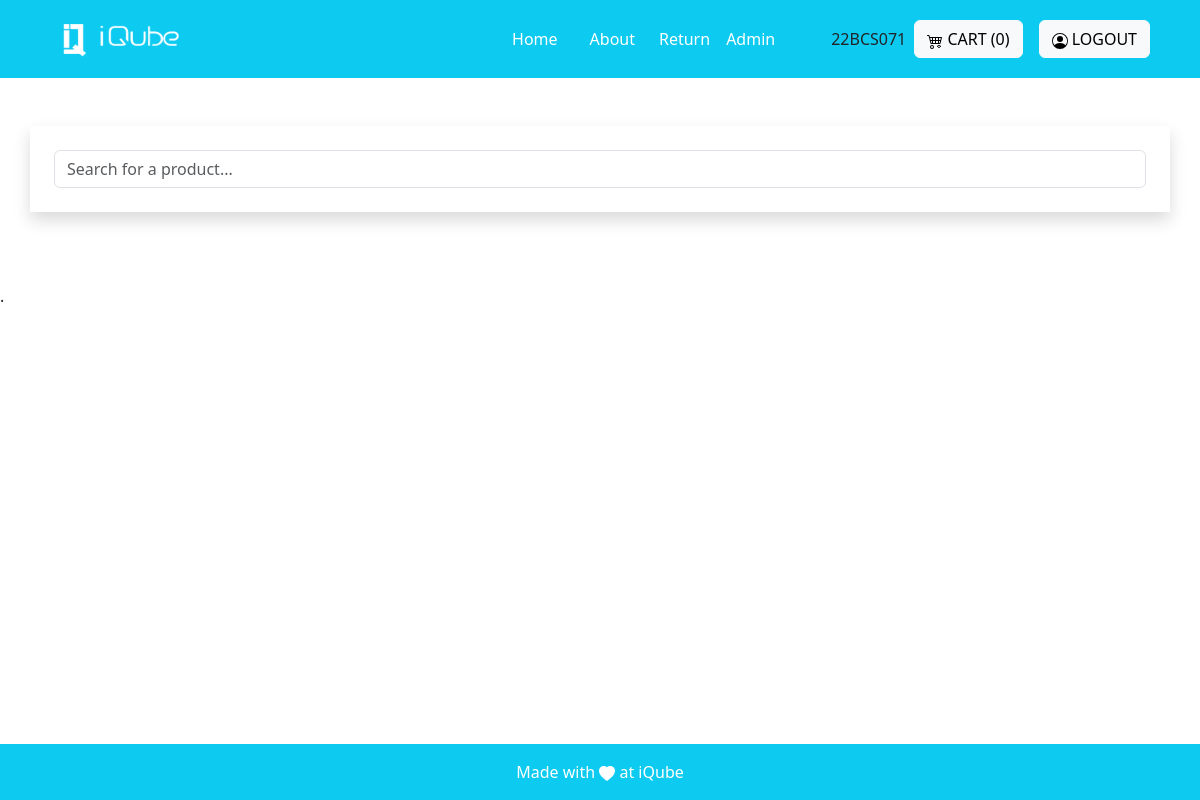
The app's page / (signed in), older data.
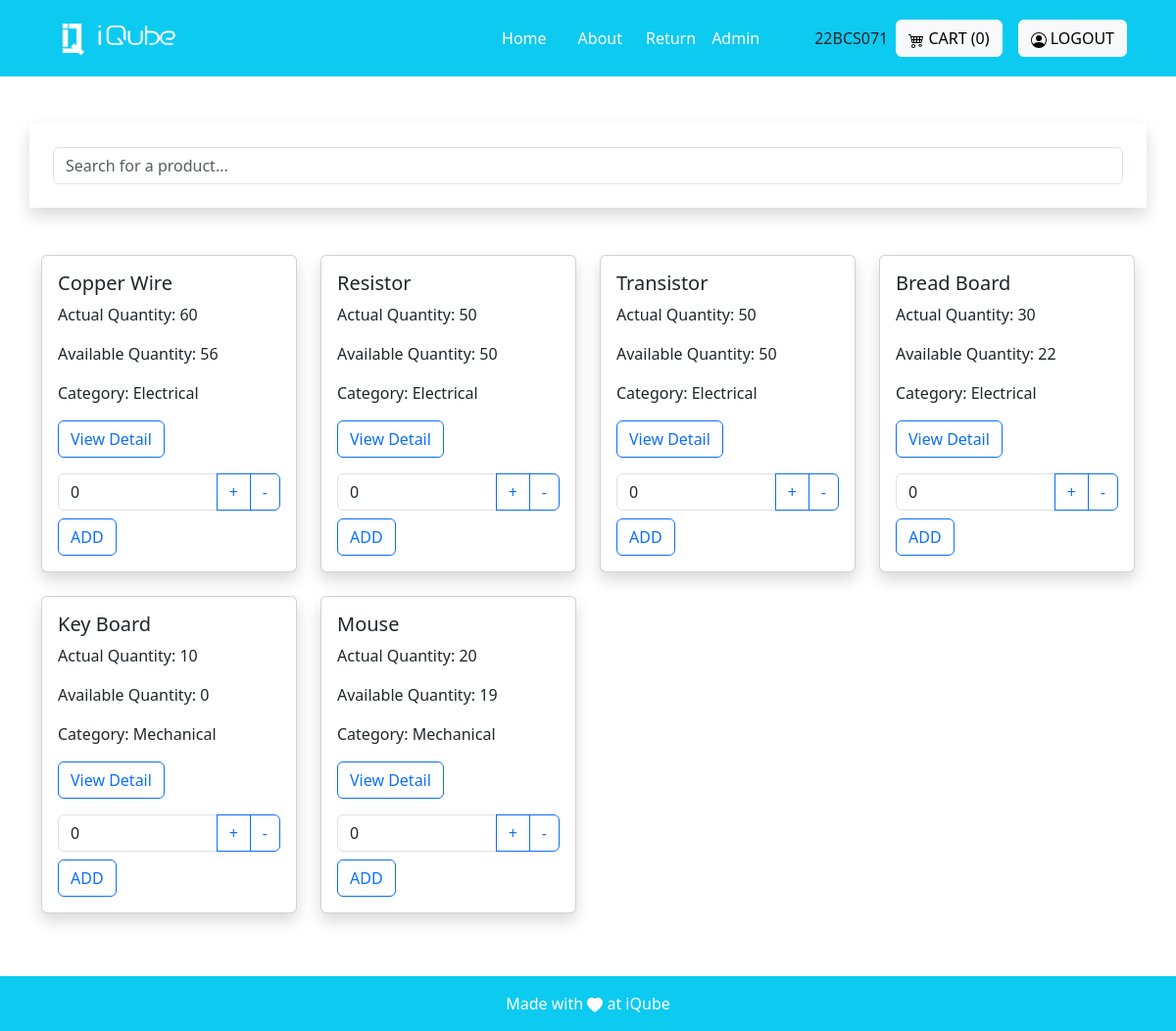
The same page, newer data.
### invention/models.py (models this page shows, shortened)
class Product(models.Model):
    name=models.CharField(max_length=255)
    decription=models.CharField(max_length=100)
    actual_count=models.PositiveIntegerField()
    available_count=models.PositiveIntegerField()
    dummy_count = models.PositiveIntegerField()
    category= models.ForeignKey('Category', on_delete=models.CASCADE)
    created_at = models.DateTimeField(auto_now=True)
    image = models.ImageField(upload_to='images')

class Category(models.Model):
    name=models.CharField(max_length=25)
    created_by = models.ForeignKey(User, on_delete=models.CASCADE)
    created_at=models.DateTimeField(auto_now=True)
    class Meta:
        verbose_name_plural = 'Categories'
    def __str__(self):
        return str(self.name)

### invention/decorators.py (the view)
        def wrapper_func(request, *args, **kwargs):
            group = None
            mail=AdminMail.objects.all()
            p=0
            for i in mail:
                if request.user.email==i.mail:
                    p=10
            if request.user.groups.exists():
                group = request.user.groups.all()[0].name
            if (group in allowed_roles) or (p==10):
              return view_func(request, *args, **kwargs)
            else:
                return render(request, 'core/no_permission.html')

### invention/views.py (called while the page is built)
@login_required(login_url= 'login')
@allowed_user(allowed_roles=['student_user','admin', 'superadmin'])
def home(request):
    if len(request.user.username)>9:
        user = get_object_or_404(User, id=request.user.id)
        admin_group = Group.objects.get(name='admin')
        user.groups.add(admin_group)
    products = Product.objects.all()
    query = request.GET.get('query', '')
    if query:
       products = products.filter(name__icontains = query)
    cart_items = []
    for product_id, quantity in temporary_cart.items():
            product = Product.objects.get(pk=product_id)
            cart_items.append({'product': product, 'quantity': quantity})
    cart = len(cart_items)
    return render(request, 'core/home.html', {'products': products, 'cart':cart,})

### invention/templates/core/home.html (shortened to what this page needs)
{% extends "base.html" %}
{% block base %}
<div class="container p-4 shadow mb-5 mt-5" id="search">
  <input type="text" id="searchInput" class="form-control" placeholder="Search for a product...">
</div>
<div class="container my-4" id="productsContainer">
  <div class="row row-cols-1 row-cols-md-4 g-4" id="productList">
    {% for product in products reversed %}
    <div class="col product-card">
      <div class="card shadow">
        <div class="card-body">
          <h5 class="card-title">{{ product.name }}</h5>
          <p class="card-text">Actual Quantity: {{ product.actual_count }}</p>
          <p class="card-text">Available Quantity: {{ product.available_count }}</p>
          <p class="card-text">Category: {{ product.category }}</p>
          <a href="{% url 'Product_description' product.id %}" class="btn btn-outline-primary">View Detail</a>
          <form action="{% url 'add_to_cart' product_id=product.id %}" method="post" class="mt-3" onsubmit="return validateForm(this, {{ product.available_count }})">
            <div class="input-group">
              <input type="number" class="form-control" min="0" value="0" name="count">
              <button class="btn btn-outline-primary" type="button" onclick="increment(this)">+</button>
              <button class="btn btn-outline-primary" type="button" onclick="decrement(this)">-</button>
            </div>
            <button class="btn btn-outline-primary mt-2" type="submit">ADD</button>
          </form>
        </div>
      </div>
    </div>
    {% endfor %}
  </div>
</div>
<div class="mb-5 mt-5">
  .
</div>
{% endblock %}

### invention/templates/base.html (shortened to what this page needs)
{% load static %}
<!DOCTYPE html>
<html lang="en">
<head>
    <link href="https://cdn.jsdelivr.net/npm/bootstrap@5.3.2/dist/css/bootstrap.min.css" rel="stylesheet"
>
</head>
<body>
    <nav class="sticky-top navbar navbar-expand-lg navbar-dark bg-info p-3">
    <div class="container">
            <a class="navbar-brand" href="#">
                <img src="{% static 'images/logo-white.png' %}" alt="Logo" height="36" width="150">
            </a>
            <div class="collapse navbar-collapse justify-content-end" id="navbarNav">
                <ul class="navbar-nav mx-5">
                    <li class="nav-item mx-2">
                        <a class="nav-link active" href="{% url 'Home'%}">Home</a>
                    </li>
                    <li class="nav-item mx-2">
                        <a class="nav-link active" href="{% url 'About' %}">About</a>
                    </li>
                    <li>
                        <a href="/return_form" class="nav-link active">Return</a>
                    </li>
                    {% for group in request.user.groups.all %}
                        {% if group.name == 'admin' or group.name == 'superadmin' %}
                    <li>
                        <a class="nav-link active" href="{% url 'admin_views' %}">Admin</a>
                    </li>
                        {% endif %}
                    {% endfor %}
                </ul>
            </div>
            {{request.user.username}}
            <div class="mt-3 mt-lg-0 mx-2">
                <a class="btn btn-light" href="{% url 'view_cart' %}">
                    CART ({{cart}})
                </a>
            </div>
            {% if not user.is_authenticated %}
            <div class="mt-3 mt-lg-0 mx-2">
                <a class="btn btn-light" href="{% url "social:begin" 'azuread-tenant-oauth2' %}">
                    <svg xmlns="http://www.w3.org/2000/svg" width="16" height="16" fill="currentColor" class="bi bi-person-circle" viewBox="0 0 16 16">
                    <path d="M11 6a3 3 0 1 1-6 0 3 3 0 0 1 6 0"/>
                        <path fill-rule="evenodd" d="M0 8a8 8 0 1 1 16 0A8 8 0 0 1 0 8m8-7a7 7 0 0 0-5.468 11.37C3.242 11.226 4.805 10 8 10s4.757 1.225 5.468 2.37A7 7 0 0 0 8 1"/>
                    </svg>
                    LOGIN
                </a>
            </div>
            {% else %}
            <div class="mt-3 mt-lg-0 mx-2">
                <a class="btn btn-light" href="{% url 'logout' %}">
                    LOGOUT
                </a>
            </div>
            {% endif %}
        </div>
    </nav>
    <main>
        <div>
            {% block base %}{% endblock %}
        </div>
    </main>
    <footer class="bg-light text-center text-lg-start fixed-bottom">
        <div class="text-center p-2 bg-info p-3" style=" color: white;">
            <div>Made with
                <svg xmlns="http://www.w3.org/2000/svg" width="16" height="16" fill="currentColor"
                    class="bi bi-heart-fill" viewBox="0 0 16 16">
                    <path fill-rule="evenodd"
                        d="M8 1.314C12.438-3.248 23.534 4.735 8 15-7.534 4.736 3.562-3.248 8 1.314z" />
                </svg>
               at iQube
            </div>
        </div>
    </footer>
</body>
</html>
{% load sweetify %}

Row changes from the older to the newer data that the page shows:
added Product: name "Copper Wire", actual_count "60", available_count "56", category "Electrical"
added Product: name "Resistor", actual_count "50", available_count "50", category "Electrical"
added Product: name "Transistor", actual_count "50", available_count "50", category "Electrical"
added Product: name "Bread Board", actual_count "30", available_count "22", category "Electrical"
added Product: name "Key Board", actual_count "10", available_count "0", category "Mechanical"
added Product: name "Mouse", actual_count "20", available_count "19", category "Mechanical"
